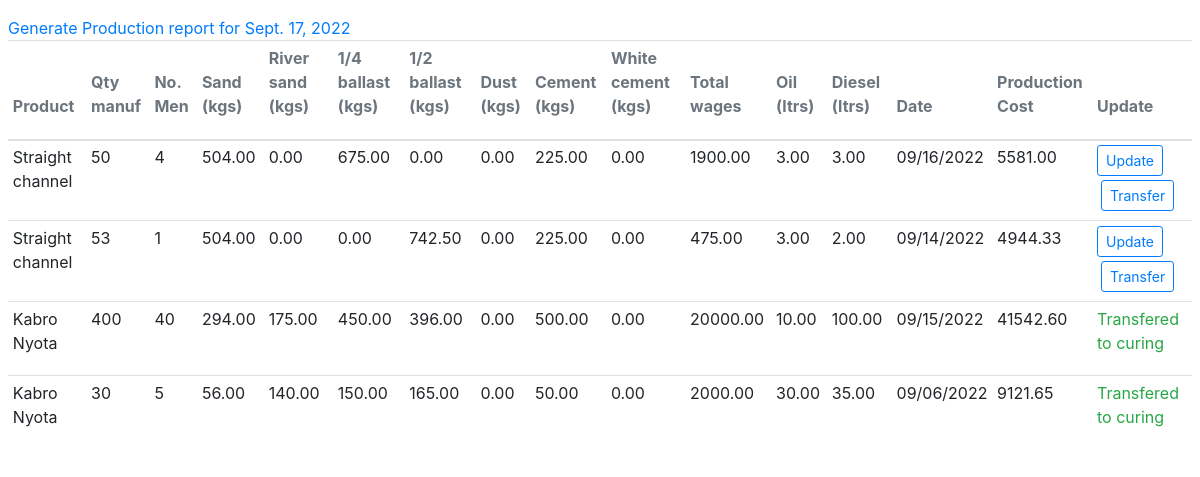
Before: /production/report/ with the older database file.
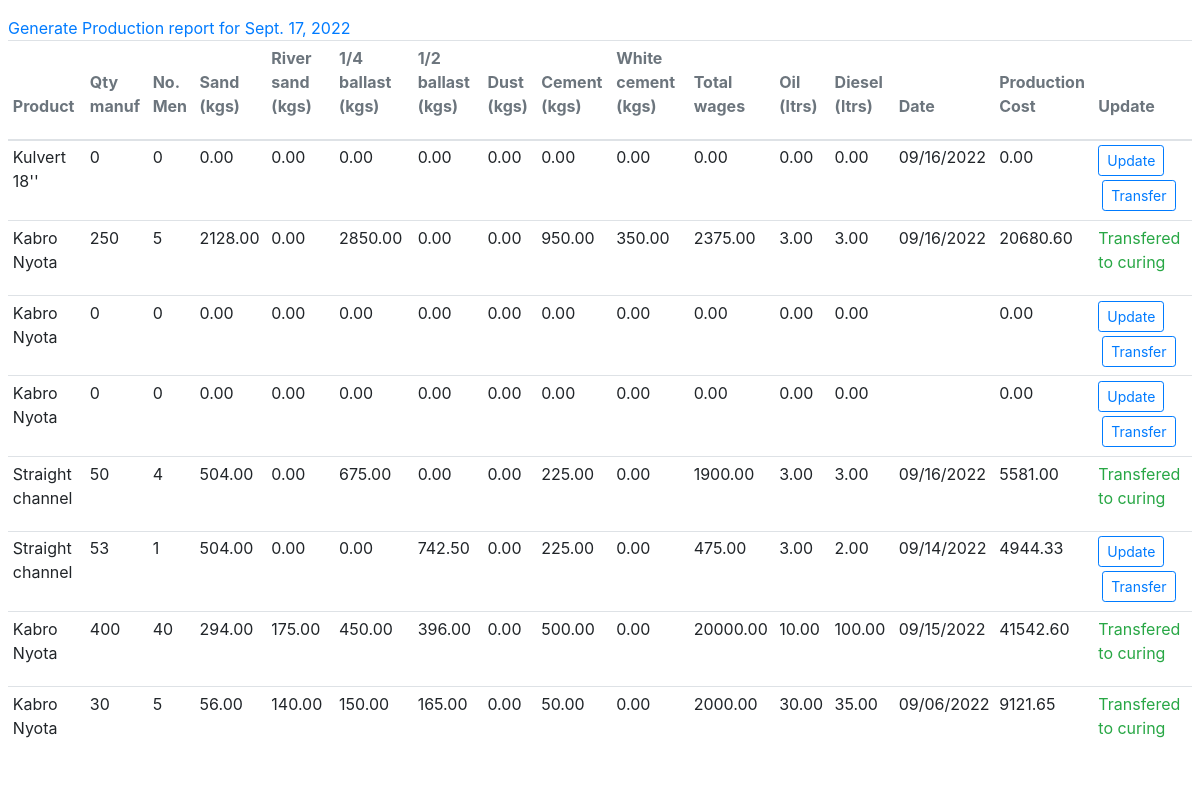
After: the same page with the newer database file.
### production/models.py (models this page shows, shortened)
class Production(models.Model):
    product = models.ForeignKey(Product, on_delete=models.CASCADE, null=True)
    target_production = models.IntegerField(null=True, blank=True)
    actual_production = models.IntegerField(null=True, blank=True)
    number_of_labourers = models.IntegerField(null=True, blank=True)
    wage_per_labourer = models.DecimalField(max_digits=20,decimal_places=2, null=True, blank=True)
    oil_used_in_litres = models.DecimalField(max_digits=20,decimal_places=2, null=True, blank=True)
    fuel_used_in_litres = models.DecimalField(max_digits=20,decimal_places=2, null=True, blank=True)
    cement_bags_used = models.DecimalField(max_digits=20,decimal_places=2, null=True, blank=True)
    white_cement_bags_used = models.DecimalField(max_digits=20,decimal_places=2, null=True, blank=True)
    sand_buckets_used = models.DecimalField(max_digits=20,decimal_places=2, null=True, blank=True)
    river_sand_buckets_used = models.DecimalField(max_digits=20,decimal_places=2, null=True, blank=True)
    quarter_ballast_buckets_used = models.DecimalField(max_digits=20,decimal_places=2, null=True, blank=True)
    half_ballast_buckets_used = models.DecimalField(max_digits=20,decimal_places=2, null=True, blank=True)
    dust_buckets_used = models.DecimalField(max_digits=20,decimal_places=2, null=True, blank=True)
    damages = models.IntegerField(null=True, blank=True)
    transfered_to_curing = models.BooleanField(default=False)
    date = models.DateField(null=True, blank=True)
    @property
    def sand_kgs(self):
        sand_kgs = self.sand_buckets_used * 28
        return sand_kgs
    @property
    def river_sand_kgs(self):
        river_sand_kgs = self.river_sand_buckets_used * 35
        return river_sand_kgs
    @property
    def quarter_ballast_kgs(self):
        quarter_ballast_kgs = self.quarter_ballast_buckets_used * 30
        return quarter_ballast_kgs
    @property
    def half_ballast_kgs(self):
        half_ballast_kgs = self.half_ballast_buckets_used * 33
        return half_ballast_kgs
    @property
    def dust_kgs(self):
        dust_kgs = self.dust_buckets_used * 40
        return dust_kgs
    @property
    def cement_kgs(self):
        cement_kgs = self.cement_bags_used * 50
        return cement_kgs
    @property
    def white_cement_kgs(self):
        white_cement_kgs = self.white_cement_bags_used * 50
        return white_cement_kgs
    @property
    def total_wages(self):
        total_wages = self.number_of_labourers * self.wage_per_labourer
        return total_wages
    @property
    def production_defeicit(self):
        production_defeicit=0
        if self.target_production > self.actual_production:
            production_defeicit = self.target_production - self.actual_production
        return production_defeicit
    @property
    def oil_cost(self):
        oil_cost = self.oil_used_in_litres * oil_price
        return oil_cost
    @property
    def cement_cost(self):
        cement_cost = self.cement_kgs * cement_price_per_kg
        return cement_cost
    @property
    def white_cement_cost(self):
        white_cement_cost = self.white_cement_kgs * white_cement_price_per_kg
        return white_cement_cost
    @property
    def sand_cost(self):
        sand_cost = self.sand_kgs * sand_price_per_kg
        return sand_cost
    @property
    def river_sand_cost(self):
        river_sand_cost = self.river_sand_kgs * river_sand_price_per_kg
        return river_sand_cost
    @property
    def quarter_ballast_cost(self):
        quarter_ballast_cost = self.quarter_ballast_kgs * quarter_ballast_price_per_kg
        return quarter_ballast_cost
    @property
    def half_ballast_cost(self):
        half_ballast_cost = self.half_ballast_kgs * half_ballast_price_per_kg
        return half_ballast_cost
    @property
    def dust_cost(self):
        dust_cost = self.dust_kgs * dust_price_per_kg
        return dust_cost
    @property
    def diesel_cost(self):
        diesel_cost = self.fuel_used_in_litres * diesel_price
        return diesel_cost
    @property
    def production_cost(self):
        production_cost = self.total_wages + self.oil_cost + self.cement_cost + self.white_cement_cost + self.sand_cost + self.river_sand_cost + self.quarter_ballast_cost + self.half_ballast_cost + self.dust_cost + self.diesel_cost
        return production_cost

class Product(models.Model):
    name = models.CharField(max_length=400,null=True)
    description = models.TextField(null=True)

### production/views.py (the view)
# urls.py: path('report/', production_report, name='production_report'),
def production_report(request):
    curring = CuringStock.objects.all()
    productions = Production.objects.all().order_by('-id')
    context = {
        'productions':productions,
        'curring':curring
    }
    return render(request, 'production_report.html', context)

### templates/production_report.html (shortened to what this page needs)
{% load crispy_forms_tags %}
<!DOCTYPE html>
<html lang="en">
<head>
    <link
    href="https://cdnjs.cloudflare.com/ajax/libs/font-awesome/6.0.0/css/all.min.css"
    rel="stylesheet"
    />
    <link rel="stylesheet" href="https://cdn.jsdelivr.net/npm/bootstrap@4.1.3/dist/css/bootstrap.min.css">
</head>
<body>
    <div class="container-fluid mt-2 mb-2">
        <div class="row mt-2 mb-2">
            {% if productions %}
                <a class="ml-2 mt-2" href="{% url 'export_production_xls' %}">Generate Production report for {% now 'DATE_FORMAT' %}
                </a>
                <table class="ml-2 mr-2 table table-responsive table-sm ">
                    <thead>
                      <tr>
                        <th scope="col"><p class="text-sm text-muted">Product</p></th>
                        <th scope="col"><p class="text-sm text-muted">Qty manuf</p></th>
                        <th scope="col"><p class="text-sm text-muted">No. Men</p></th>
                        <th scope="col"><p class="text-sm text-muted">Sand (kgs)</p></th>
                        <th scope="col"><p class="text-sm text-muted">River sand (kgs)</p></th>
                        <th scope="col"><p class="text-sm text-muted">1/4 ballast (kgs)</p></th>
                        <th scope="col"><p class="text-sm text-muted">1/2 ballast (kgs)</p></th>
                        <th scope="col"><p class="text-sm text-muted">Dust (kgs)</p></th>
                        <th scope="col"><p class="text-sm text-muted">Cement (kgs)</p></th>
                        <th scope="col"><p class="text-sm text-muted">White cement (kgs)</p></th>
                        <th scope="col"><p class="text-sm text-muted">Total wages</p></th>
                        <th scope="col"><p class="text-sm text-muted">Oil (ltrs)</p></th>
                        <th scope="col"><p class="text-sm text-muted">Diesel (ltrs)</p></th>
                        <th scope="col"><p class="text-sm text-muted">Date</p></th>
                        <th scope="col"><p class="text-sm text-muted">Production Cost</p></th>
                        <th scope="col"><p class="text-sm text-muted">Update</p></th>
                      </tr>
                    </thead>
                    <tbody>
                        {% for production in productions %}
                      <tr>
                        <td>{{production.product.name}}</td>
                        <td>{{production.actual_production}}</td>
                        <td>{{production.number_of_labourers}}</td>
                        <td>{{production.sand_kgs}}</td>
                        <td>{{production.river_sand_kgs}}</td>
                        <td>{{production.quarter_ballast_kgs}}</td>
                        <td>{{production.half_ballast_kgs}}</td>
                        <td>{{production.dust_kgs}}</td>
                        <td>{{production.cement_kgs}}</td>
                        <td>{{production.white_cement_kgs}}</td>
                        <td>{{production.total_wages}}</td>
                        <td>{{production.oil_used_in_litres}}</td>
                        <td>{{production.fuel_used_in_litres}}</td>
                        <td>{{production.date|date:"SHORT_DATE_FORMAT"}}</td>
                        <td>{{production.production_cost|floatformat:2}}</td>
                         <td>
                          {% if production.transfered_to_curing == False %}
                          <a class="btn btn-outline-primary btn-sm" href="{% url 'update_production' production.id %}">Update</a>
                            <a class="btn btn-outline-primary btn-sm m-1" href="{% url 'transfer_to_curnig' production.id %}">Transfer</a>
                          {% else %}
                            <p class="text-sm text-success">Transfered to curing</p>
                            {% endif %}
                          </td>
                      </tr>
                      {% endfor %}
                    </tbody>
                  </table>
            {% endif %}
        </div>
    </div>
</body>
</html>

Changed rows visible on the page:
added Production: product.name "Kulvert 18''", actual_production "0", number_of_labourers "0", sand_kgs "0.00", river_sand_kgs "0.00", quarter_ballast_kgs "0.00", half_ballast_kgs "0.00", dust_kgs "0.00", cement_kgs "0.00", white_cement_kgs "0.00", total_wages "0.00", oil_used_in_litres "0.00", fuel_used_in_litres "0.00", date "09/16/2022", production_cost "0.00", transfered_to_curing "Update"
added Production: product.name "Kabro Nyota", actual_production "250", number_of_labourers "5", sand_kgs "2128.00", river_sand_kgs "0.00", quarter_ballast_kgs "2850.00", half_ballast_kgs "0.00", dust_kgs "0.00", cement_kgs "950.00", white_cement_kgs "350.00", total_wages "2375.00", oil_used_in_litres "3.00", fuel_used_in_litres "3.00", date "09/16/2022", production_cost "20680.60", transfered_to_curing "Transfered to curing"
added Production: product.name "Kabro Nyota", actual_production "0", number_of_labourers "0", sand_kgs "0.00", river_sand_kgs "0.00", quarter_ballast_kgs "0.00", half_ballast_kgs "0.00", dust_kgs "0.00", cement_kgs "0.00", white_cement_kgs "0.00", total_wages "0.00", oil_used_in_litres "0.00", fuel_used_in_litres "0.00", production_cost "0.00", transfered_to_curing "Update"
added Production: product.name "Kabro Nyota", actual_production "0", number_of_labourers "0", sand_kgs "0.00", river_sand_kgs "0.00", quarter_ballast_kgs "0.00", half_ballast_kgs "0.00", dust_kgs "0.00", cement_kgs "0.00", white_cement_kgs "0.00", total_wages "0.00", oil_used_in_litres "0.00", fuel_used_in_litres "0.00", production_cost "0.00", transfered_to_curing "Update"
changed Production (number 5 of 8 on the later page): transfered_to_curing "Update Transfer" → "Transfered to curing"
